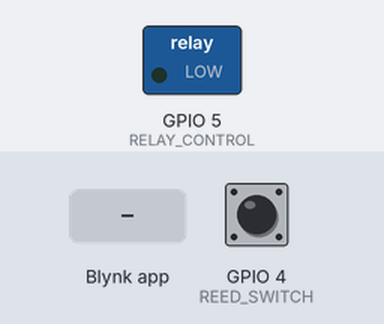
The sketch below on a simulated ESP8266 (NodeMCU). Parts: switched loads named in the sketch (green lamp = pin HIGH). The test bench sets the inputs (shaded band); at power-on: GPIO 4 (REED_SWITCH) HIGH. WiFi joins after 1.5 s; servers stay silent unless stated.

Above: at 3.3 s.
3.4 s: Blynk app writes 1 to V1
At 4.2 s:
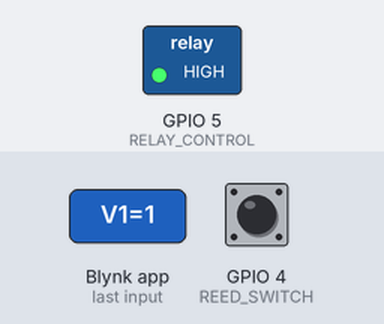
Timing chart, 0 to 6.4 s (numbered marks = the images above; inputs shaded):
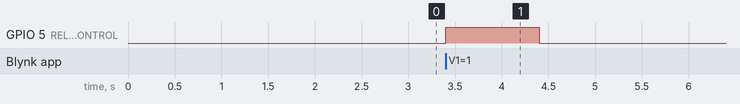

Measured:
- after the input at 3.4 s, GPIO 5 (RELAY_CONTROL): LOW → HIGH at once, → LOW 1.0 s later

The sketch:

garagedoor.ino
```cpp
// (licence header left out)
#include <SoftwareSerial.h>
SoftwareSerial SwSerial(2, 3); // RX, TX
#define BLYNK_PRINT SwSerial

#include <ESP8266WiFi.h>
#include <BlynkSimpleEsp8266.h>

#define REED_SWITCH 4   //D2 nodemcu
#define RELAY_CONTROL 5 //D1 nodemcu

WidgetLCD lcd(V4);

// Blynk App project Auth Token
char auth[] = "";

// Your WiFi credentials.
char ssid[] = "";
char pass[] = "";

SimpleTimer timer;

bool doorOpen = false;
bool lockedOut = false;


void sendConnectionDetails() {
  String ip = String(WiFi.localIP()[0]) + "." + String(WiFi.localIP()[1]) + "." + String(WiFi.localIP()[2]) + "." + String(WiFi.localIP()[3]);
  String rssi = String(WiFi.RSSI());
  lcd.print(0 ,0, ip);
  lcd.print(0 ,1, rssi + "dBm");
}

void sendDoorState()
{
  if(doorOpen) {
    Blynk.virtualWrite(V5, "OPEN");
  }
  if(!doorOpen) {
    Blynk.virtualWrite(V5, "CLOSED");
  }
}

void setup()
{
  SwSerial.begin(9600);
  Blynk.begin(auth, ssid, pass);
  timer.setInterval(1000L, sendConnectionDetails);
  timer.setInterval(1000L, sendDoorState);

  pinMode(     REED_SWITCH, INPUT_PULLUP); // Reed Switch GPIO *Add External Pullup 1.5k OHM*
  digitalWrite(REED_SWITCH, HIGH);         // Initial Reed Switch State
  pinMode(     RELAY_CONTROL, OUTPUT);     // Relay Control GPIO
  digitalWrite(RELAY_CONTROL, LOW);        // Initial Relay Control State

  while(Blynk.connect() == false) {}

  lcd.clear();
  Blynk.virtualWrite(V5, "-----");
}

void loop()
{
  Blynk.run();
  timer.run();
  doorOpen = digitalRead(REED_SWITCH);

  if(WiFi.status() == WL_DISCONNECTED) ESP.reset();
}

void switchOff ()
{
  digitalWrite(RELAY_CONTROL, LOW);
}

void switchUnLock()
{
  lockedOut = false;
}

// Button Widget WRITING to V1 (OPEN/CLOSE Button Control)
BLYNK_WRITE(V1)
{
  if(param.asInt()) {
    if(!lockedOut) {
      lockedOut = true;
      digitalWrite(RELAY_CONTROL, HIGH);
      timer.setTimeout(1000L, switchOff);     // After 1 second switch off relay
      timer.setTimeout(10000L, switchUnLock); // After 10 seconds unlock
    }
  }
}
```
